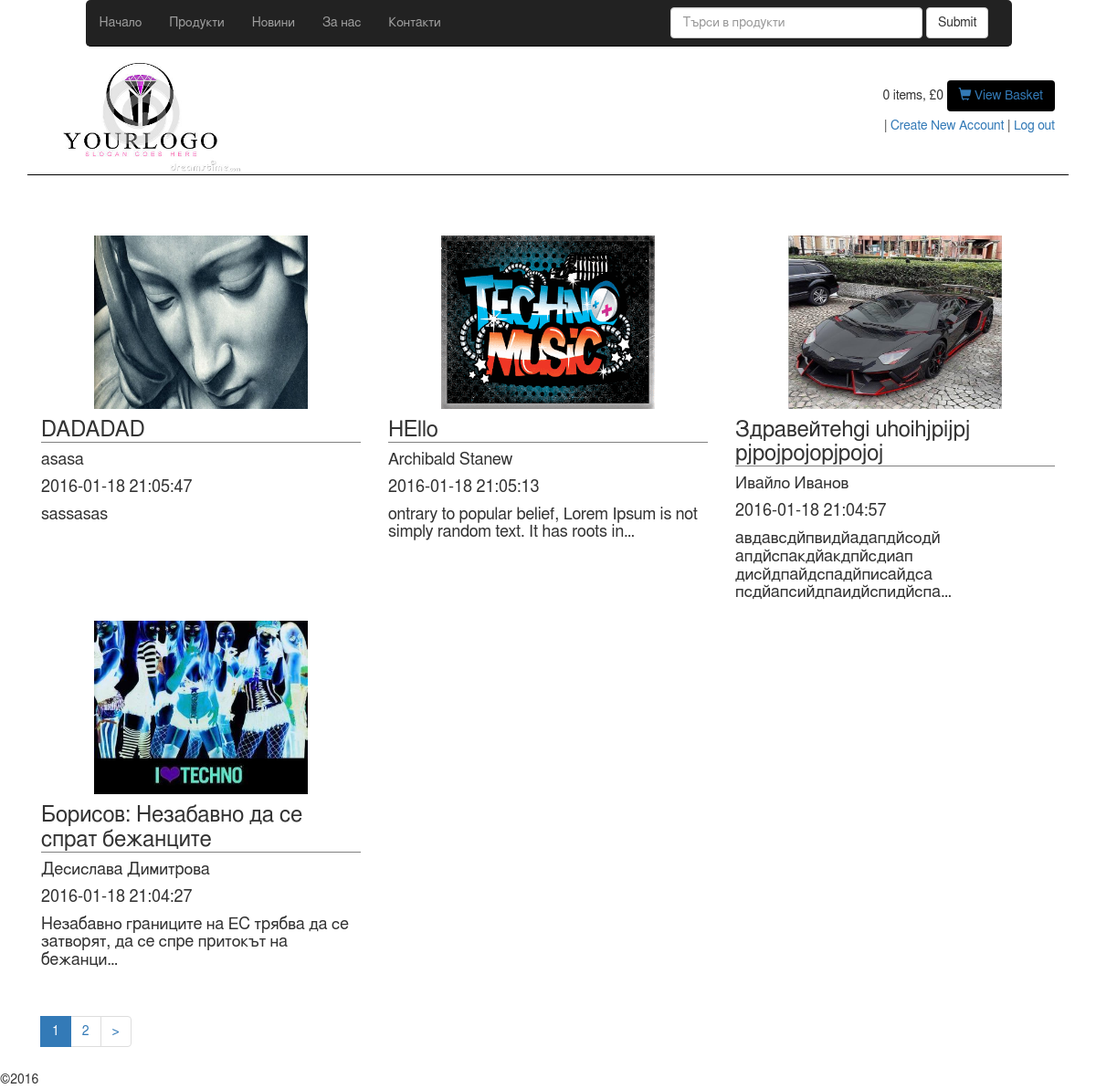
Screenshot of /index.php/website/blog with the database file from the repository.
### tables this page shows
CREATE TABLE IF NOT EXISTS `news` (
  `id` int(11) NOT NULL AUTO_INCREMENT,
  `title` varchar(255) DEFAULT NULL,
  `author` varchar(255) DEFAULT NULL,
  `date` datetime DEFAULT NULL,
  `content` longtext,
  `image` varchar(255) DEFAULT NULL,
  `userfile` varchar(255) NOT NULL,
  PRIMARY KEY (`id`)
);

### index.php (called while the page is built, shortened)
<?php
require_once BASEPATH.'core/CodeIgniter.php';

### application/models/website/blog_model.php (called while the page is built, shortened)
<?php
class Blog_model extends CI_Model{
	private $table = 'news';
	public function get_all($limit = 4){
		$this->db->order_by("id",'desc');
		$offset = $this->uri->segment(4);
		$query = $this->db->limit($limit,$offset)
						  ->get($this->table);
		return $query->result();
	}
}

### application/views/website/blog_view.php (the view, shortened to what this page needs)
    <div class='row'>
        <?php foreach ($news as $row):?>
            <section class='col-md-4 ' id='news'>
                <div class='row'>
                    <a href = "<?=site_url('website/news/show/'.$row->id)?>">
                        <img class='icon' alt='Icon' src='<?=base_url('public/img/'.$row->userfile)?>'>
                    </a>
                    <h3><?=$row->title ?></h3>
                    <h4><?=$row->author ?></h4>
                    <h4><?=$row->date ?></h4>
                    <h4><?=character_limiter($row->content,80) ?></h4>
                </div>
            </section>
        <?php endforeach; ?>
    </div>
    <div class='row'>
        <section class='col-md-4 ' id='news'>
            <div class='row'>
                <?= $page_links; ?>
            </div>
        </section>
    </div>
</div>

### application/controllers/website/blog.php (shortened to what this page needs)
<?php
class Blog extends CI_Controller {
	public function __construct(){
		$this->load->model('website/blog_model','m');
	}
	private $limit = 4;
	public function index(){
		$news = $this->m->get_all($this->limit);
		$total_rows = $this->m->count_all();
		$config['base_url'] = site_url("website/blog/index");
		$config['total_rows'] = $total_rows;
		$config['per_page'] = $this->limit;
		$config['uri_segment'] = 4;
		$config['full_tag_open'] = "<ul class='pagination'>";
		$config['full_tag_close'] ="</ul>";
		$config['num_tag_open'] = '<li>';
		$config['num_tag_close'] = '</li>';
		$config['cur_tag_open'] = "<li class='disabled'><li class='active'><a href='#'>";
		$config['cur_tag_close'] = "<span class='sr-only'></span></a></li>";
		$config['next_tag_open'] = "<li>";
		$config['next_tagl_close'] = "</li>";
		$config['prev_tag_open'] = "<li>";
		$config['prev_tagl_close'] = "</li>";
		$config['first_tag_open'] = "<li>";
		$config['first_tagl_close'] = "</li>";
		$config['last_tag_open'] = "<li>";
		$config['last_tagl_close'] = "</li>";
		$this->load->library('pagination',$config);
		$page_links = $this->pagination->create_links();
		$this->load->view('website/header_view');
		$this->load->view('website/blog_view', compact('news', 'page_links'));
		$this->load->view('website/footer_view');
	}
}
?>

### application/views/website/header_view.php (shortened to what this page needs)
<!DOCTYPE html>
<html lang="en">
  <head>
    <link rel="stylesheet" href="<?=base_url()?>public/css/bootstrap.min.css" />
        <link rel="stylesheet" href="<?=base_url()?>public/css/style.css" />
  </head>
  <body>
<div class="container">
	<nav id="navigation" class="navbar navbar-inverse navbar-fixed-top">
	    <div class="container-fluid">
		    <div class="collapse navbar-collapse" id="bs-example-navbar-collapse-1">
		        <ul class="nav navbar-nav">
			      	<li ><a href="<?=site_url('website/home')?>">Начало</a></li>
			        <li ><a href="<?=site_url('website/catalog')?>">Продукти</a></li>
			        <li ><a href="<?=site_url('website/blog')?>">Новини</a></li>
			        <li ><a href="<?=site_url('website/aboutus')?>">За нас <span class="sr-only">(current)</span></a></li>
			        <li ><a href="<?=site_url('website/contacts')?>">Контакти</a></li>
		        </ul>
		    <form class="navbar-form navbar-right" role="search" action="<?=base_url().'website/home/search';?>" method="post">
		        <div class="form-group">
		            <input type="text" class="form-control" placeholder="Търси в продукти" name="search">
		        </div>
		        <button type="submit" class="btn btn-default" name="submit">Submit</button>
		    </form>
      </div>
	  	</div>
	</nav>
  <div class="container" id = "header">
      <div id="logo"><img src="<?= base_url();?>public/img/diamond-jewelry-logo-27438430.jpg">
      </div>
      <div id = "cart_summary">
      	<?php $count = $this->cart->total_items();?>
        <?= $count;?> items, &pound;<?= $this->cart->total();?>
        <button type="button" class="btn btn-primery">
        	<a href="<?=site_url('website/cart')?>">
            <span class= " glyphicon glyphicon-shopping-cart"></span>
          View Basket
          </a>
        </button>
        <br>
        <?=$this->session->username;?> |
        <a href="<?=site_url('website/register')?>">Create New Account</a> |
        <a href="<?=site_url('website/signin/logout')?>">Log out</a>
      </div>
  </div>

### application/views/website/footer_view.php (shortened to what this page needs)
<footer>
	&copy;<?=date('Y')?>
</footer>
	</body>
</html>

### public/css/style.css (style rules this page uses)
@media (min-width: 1200px) { h3 { margin-top: 0px; } }
body { font-family: Helmet,Freesans,Helvetica,Arial,sans-serif; }
.icon { width: 234px; height: 190px; margin: 0 auto; display: block; margin-bottom: 10px; }
.container section h3 { border-bottom:1px solid; border-color: grey; }
.row { width: 100%; margin-top: 10px; position: relative; margin-left: 0%; }
.container form { margin-right: 1%; }
.container #navigation { width: 84.5%; margin-left: 7.8%; border-radius: 5px; }
#header { margin-bottom: 4%; margin-top: 52px; border-bottom: 1px solid; border-color: black; }
.container-fluid { padding: 0; }
#header { width: 100%; height: 140px; }
#logo { width: 220px; height: 140px; float: left; position: relative; }
#logo img { width: 220px; height: 138px; }
#cart_summary { margin-top: 36px; float: right; position: relative; width: 360px; height: 70px; text-align: right; line-height: 2.4em; }
#cart_summary button { background-color: black; color: white; }

### rows the page displays
news: userfile (picture), title "DADADAD", author "asasa", date "2016-01-18 21:05:47", content "sassasas"
news: userfile (picture), title "HEllo", author "Archibald Stanew", date "2016-01-18 21:05:13", content "ontrary to popular belief, Lorem Ipsum is not simply random text. It has roots in…"
news: userfile (picture), title "Здравейтеhgi uhoihjpijpj pjpojpojopjpojoj", author "Ивайло Иванов", date "2016-01-18 21:04:57", content "авдавсдйпвидйадапдйсодй апдйспакдйакдпйсдиап дисйдпайдспадйписайдса псдйапсийдпаидйспидйспа…"
news: userfile (picture), title "Борисов: Незабавно да се спрат бежанците", author "Десислава Димитрова", date "2016-01-18 21:04:27", content "Незабавно границите на ЕС трябва да се затворят, да се спре притокът на бежанци…"

### other values shown
$count "0"
$this->cart->total() "0"
$page_links "1 2 >"
